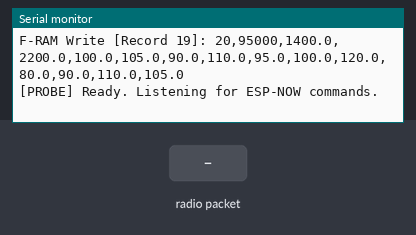
Simulated run of this sketch. Board: ESP32-C6. On the bench: the last lines printed to the serial monitor. The inputs (shaded band) are chosen by the test bench.

Above: at 2.1 s.
2.2 s: radio packet "[CMD]:CONNECT" arrives
At 2.8 s:
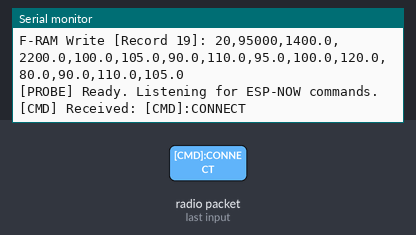
3.7 s: radio packet "[CMD]:RETRIEVE" arrives
At 4.3 s:
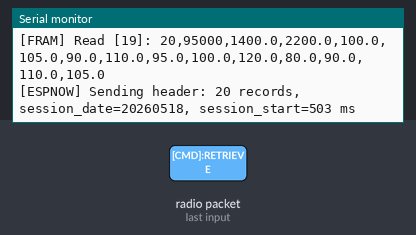
Timing chart, 0 to 6.7 s (numbered marks = the images above; inputs shaded):
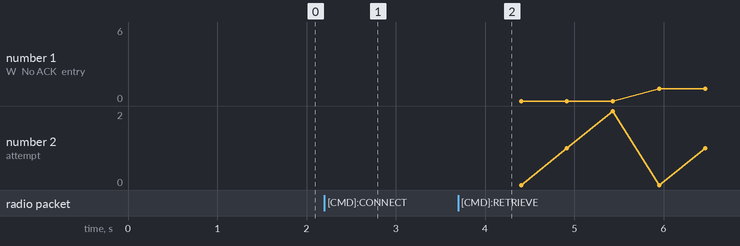

Measured:
- after the input at 2.2 s, the serial monitor: prints a new line at once (image 1)
- after the input at 3.7 s, the serial monitor: prints a new line at once (image 2)

The sketch:

Probe_NoSleep.ino
```cpp
#include <Arduino.h>
#include <WiFi.h>
#include "fram_manager.h"
#include "espnow_transfer.h"
#include "data_packet.h"

// =============================================================================
// Test sketch: probe runs continuously with no deep sleep.
// ESP-NOW is initialised immediately on boot and stays on.
// 20 dummy records are pre-loaded at startup.
// The dongle can connect and retrieve at any time via ESP-NOW commands.
// =============================================================================

#define PRELOAD_RECORDS 20

static int      record_counter     = 1;
static uint32_t session_start_time = 0;
static uint32_t session_date       = 20260518; // YYYYMMDD

int get_battery_level() { return 70; }

void log_sensor_data() {
    uint32_t ms = (uint32_t)(record_counter - 1) * 5000;
    String data = String(record_counter) + "," + String(ms) +
                  ",1400.0,2200.0,100.0,105.0,90.0,110.0,95.0,100.0,120.0,80.0,90.0,110.0,105.0";
    Serial.println("[PROBE] Logging: " + data);
    fram_write_record(data);
    record_counter++;
}

void do_offload() {
    ProbeRecord_t* records = (ProbeRecord_t*)malloc(sizeof(ProbeRecord_t) * 100);
    if (!records) {
        Serial.println("[PROBE] malloc failed.");
        return;
    }
    int count = fram_get_records(records, 100);
    if (count > 0) {
        ESPNOW_StartTransfer(records, count, session_start_time, session_date);
    } else {
        Serial.println("[PROBE] No records to send.");
    }
    free(records);

    fram_clear();
    record_counter     = 1;
    session_start_time = millis();

    Serial.printf("[PROBE] Re-loading %d records for next retrieval...\n", PRELOAD_RECORDS);
    for (int i = 0; i < PRELOAD_RECORDS; i++) {
        log_sensor_data();
    }
}

void setup() {
    Serial.begin(115200);
    delay(500);
    Serial.println("\n--- Probe NoSleep Test Mode ---");

    fram_init();
    fram_clear();
    record_counter     = 1;
    session_start_time = millis();

    if (ESPNOW_Init() != ESPNOW_OK) {
        Serial.println("[ERROR] ESP-NOW init failed. Halting.");
        while (true) delay(1000);
    }

    Serial.print("[PROBE] MAC Address: ");
    Serial.println(WiFi.macAddress());

    Serial.printf("[PROBE] Pre-loading %d records...\n", PRELOAD_RECORDS);
    for (int i = 0; i < PRELOAD_RECORDS; i++) {
        log_sensor_data();
    }

    Serial.println("[PROBE] Ready. Listening for ESP-NOW commands.");
}

void loop() {
    char cmd_buf[64];
    if (ESPNOW_GetCommand(cmd_buf, sizeof(cmd_buf))) {
        String cmd = String(cmd_buf);
        Serial.printf("[CMD] Received: %s\n", cmd_buf);

        if (cmd == "[CMD]:CONNECT") {
            char resp[32];
            snprintf(resp, sizeof(resp), "[ACK]:CONNECT,BATT:%d", get_battery_level());
            ESPNOW_SendString(resp);

        } else if (cmd == "[CMD]:RETRIEVE") {
            ESPNOW_SendString("[ACK]:RETRIEVE");
            do_offload();

        } else if (cmd == "[CMD]:DISCONNECT") {
            ESPNOW_SendString("[ACK]:DISCONNECT");
        }
    }
}
```

data_packet.h
```cpp
/**
 * data_packet.h
 * =============
 * Binary wire format shared between the ESP32-C6 probe (sender) and the
 * receiver dongle ESP32 (which forwards to the laptop Python GUI).
 *
 * All multi-byte fields are LITTLE-ENDIAN (native to ESP32 and x86).
 *
 * SESSION HEADER (sent once at start of transfer, 16 bytes):
 *   Lets the receiver know how many records to expect and when the session started.
 *
 * PROBE RECORD (62 bytes per measurement):
 *   Byte offset map (all multi-byte fields little-endian):
 *   [0]      uint8   pkt_type       — always PKT_TYPE_RECORD (0xA1)
 *   [1:5]    uint32  entry_num      — record index (0-based)
 *   [5:9]    uint32  ms_since_start — ms since session_start_ms
 *   [9:13]   float32 temperature_c  — °C
 *   [13:17]  float32 pressure_dbar  — dbar
 *   [17:21]  float32 spec1          — spectrometer ch1
 *   [21:25]  float32 spec2          — spectrometer ch2
 *   [25:29]  float32 spec3          — spectrometer ch3
 *   [29:33]  float32 spec4          — spectrometer ch4
 *   [33:37]  float32 spec5          — spectrometer ch5
 *   [37:41]  float32 spec6          — spectrometer ch6 (excitation)
 *   [41:45]  float32 spec7          — spectrometer ch7 (fluorescence)
 *   [45:49]  float32 spec8          — spectrometer ch8
 *   [49:53]  float32 spec9          — spectrometer ch9
 *   [53:57]  float32 spec10         — spectrometer ch10
 *   [57:61]  float32 spec11         — spectrometer ch11
 *   [61]     uint8   checksum       — XOR of bytes [0:61]
 *
 * Checksum: XOR of all 61 preceding bytes. Receiver rejects packet if mismatch.
 *
 * Chlorophyll-A is NOT computed onboard. The laptop derives it from:
 *   spec6 (excitation) and spec7 (fluorescence) post-hoc (SS2's ML processing step).
 *
 * ESP-NOW MTU = 250 bytes. One record (62 bytes) fits easily.
 */

#pragma once
#include <stdint.h>

// ── Packet type tags ───────────────────────────────────────────────────────
// The first byte of every ESP-NOW payload identifies what follows.
#define PKT_TYPE_HEADER   0xA0   // SessionHeader_t
#define PKT_TYPE_RECORD   0xA1   // ProbeRecord_t
#define PKT_TYPE_EOF      0xA2   // No payload — signals end of transfer
#define PKT_TYPE_ACK      0xAC   // Sent by receiver back to probe (acknowledgement)
#define PKT_TYPE_NACK     0xAE   // Sent by receiver — requests retransmit

// ── Session header ─────────────────────────────────────────────────────────
// Sent once before any records. Receiver uses record_count to track progress.
typedef struct __attribute__((packed)) {
    uint8_t  pkt_type;          // Always PKT_TYPE_HEADER (0xA0)
    uint32_t record_count;      // Total records that will follow
    uint32_t session_start_ms;  // millis() at first sensor reading this session
    uint32_t session_date;      // YYYYMMDD format
    uint8_t  firmware_version;  // Bump when wire format changes
    uint8_t  reserved[2];       // Pad to 16 bytes — set to 0
} SessionHeader_t;

// ── Per-record payload ─────────────────────────────────────────────────────
typedef struct __attribute__((packed)) {
    uint8_t  pkt_type;          // Always PKT_TYPE_RECORD (0xA1)
    uint32_t entry_num;         // Monotonically increasing record index (0-based)
    uint32_t ms_since_start;    // Milliseconds since session_start_ms
    float    temperature_c;     // °C — from sensor (SS4)
    float    pressure_dbar;     // dbar — from pressure sensor (SS4)
    float    spec1;             // Spectrometer channel 1
    float    spec2;             // Spectrometer channel 2
    float    spec3;             // Spectrometer channel 3
    float    spec4;             // Spectrometer channel 4
    float    spec5;             // Spectrometer channel 5
    float    spec6;             // Spectrometer channel 6 — excitation
    float    spec7;             // Spectrometer channel 7 — fluorescence
    float    spec8;             // Spectrometer channel 8
    float    spec9;             // Spectrometer channel 9
    float    spec10;            // Spectrometer channel 10
    float    spec11;            // Spectrometer channel 11
    uint8_t  checksum;          // XOR of all preceding bytes in this struct
} ProbeRecord_t;

// ── EOF marker ────────────────────────────────────────────────────────────
// Just the type byte — no other payload needed.
typedef struct __attribute__((packed)) {
    uint8_t pkt_type;           // Always PKT_TYPE_EOF (0xA2)
} EofMarker_t;

// ── ACK/NACK from receiver ────────────────────────────────────────────────
typedef struct __attribute__((packed)) {
    uint8_t  pkt_type;          // PKT_TYPE_ACK or PKT_TYPE_NACK
    uint32_t entry_num;         // Which record this is acknowledging / requesting retry
} ReceiverAck_t;

// =============================================================================

// Compile-time size checks
static_assert(sizeof(SessionHeader_t) == 16, "SessionHeader_t size mismatch");
static_assert(sizeof(ProbeRecord_t)   == 62, "ProbeRecord_t size mismatch");

// ── Checksum helper ───────────────────────────────────────────────────────
// XOR of all bytes in buf[0..len-1].
// For ProbeRecord_t: call with len = sizeof(ProbeRecord_t) - 1 (exclude last byte).
static inline uint8_t xor_checksum(const uint8_t* buf, uint8_t len) {
    uint8_t cs = 0;
    for (uint8_t i = 0; i < len; i++) cs ^= buf[i];
    return cs;
}

// ── Record builder ────────────────────────────────────────────────────────
// Fills and checksums a ProbeRecord_t from real-unit values.
// Call this when building records to be stored in FRAM or sent over ESP-NOW.
static inline ProbeRecord_t build_record(
    uint32_t entry_num,
    uint32_t ms_since_start,
    float    temperature_c,
    float    pressure_dbar,
    float    spec1,
    float    spec2,
    float    spec3,
    float    spec4,
    float    spec5,
    float    spec6,
    float    spec7,
    float    spec8,
    float    spec9,
    float    spec10,
    float    spec11
) {
    ProbeRecord_t r;
    r.pkt_type       = PKT_TYPE_RECORD;
    r.entry_num      = entry_num;
    r.ms_since_start = ms_since_start;
    r.temperature_c  = temperature_c;
    r.pressure_dbar  = pressure_dbar;
    r.spec1          = spec1;
    r.spec2          = spec2;
    r.spec3          = spec3;
    r.spec4          = spec4;
    r.spec5          = spec5;
    r.spec6          = spec6;
    r.spec7          = spec7;
    r.spec8          = spec8;
    r.spec9          = spec9;
    r.spec10         = spec10;
    r.spec11         = spec11;
    r.checksum       = xor_checksum((const uint8_t*)&r, sizeof(r) - 1);
    return r;
}

// ── Checksum validator ────────────────────────────────────────────────────
static inline bool record_valid(const ProbeRecord_t* r) {
    return xor_checksum((const uint8_t*)r, sizeof(*r) - 1) == r->checksum;
}
```

espnow_transfer.h
```cpp
/**
 * espnow_transfer.h
 * =================
 * Public API for the ESP-NOW data transfer subsystem (SS1).
 * Kiyuran's state machine (#include "espnow_transfer.h") calls these
 * functions after detecting the reed switch trigger.
 *
 * Typical call sequence:
 *   1. ESPNOW_Init()                          — once in setup()
 *   2. [probe dives, SS2 logs records to FRAM]
 *   3. [reed switch detected by SS2 state machine]
 *   4. ESPNOW_Init()
 *   5. ESPNOW_GetCommand()                    — check for commands from dongle
 *   6. ESPNOW_SendString()                     — send ACKs/responses
 *   7. ESPNOW_StartTransfer(records, count)   — blocks until data offload done
 *   8. ESPNOW_Deinit()
 *
 * The probe side is the ESP-NOW *sender*.
 * The receiver dongle (second ESP32, plugged into laptop) is the *receiver*.
 * The receiver's MAC address must be set in espnow_transfer.cpp before deploy.
 */

#pragma once
#include <stdint.h>
#include "data_packet.h"


// =============================================================================

// Return codes
typedef enum {
    ESPNOW_OK            = 0,
    ESPNOW_ERR_INIT      = 1,   // WiFi/ESP-NOW init failed
    ESPNOW_ERR_PEER      = 2,   // Failed to add receiver as peer
    ESPNOW_ERR_SEND      = 3,   // esp_now_send() returned error
    ESPNOW_ERR_TIMEOUT   = 4,   // No ACK from receiver within timeout
    ESPNOW_ERR_PARAM     = 5,   // Null pointer or zero count passed in
} ESPNowStatus_t;

// =============================================================================
// Init
/**
 * ESPNOW_Init()
 * Initialises WiFi in station mode and registers the ESP-NOW send/receive
 * callbacks. Also registers the receiver dongle as a peer.
 * Call once in setup() or at the start of a transfer session.
 * Safe to call again after deep sleep (re-registers peer).
 */
ESPNowStatus_t ESPNOW_Init(void);

// =============================================================================
// Deinit
/**
 * ESPNOW_Deinit()
 * Tears down ESP-NOW and powers down the WiFi radio.
 * Call before entering deep sleep to save power.
 */
int ESPNOW_Deinit(void);
bool ESPNOW_IsInitialised(void);

// =============================================================================
// Command Handling
/**
 * ESPNOW_SendString()
 * Sends a raw string (e.g. command ACK) to the dongle.
 */
ESPNowStatus_t ESPNOW_SendString(const char* msg);

/**
 * ESPNOW_GetCommand()
 * Copies the last received command string into `buf`.
 * Returns true if a command was available.
 */
bool ESPNOW_GetCommand(char* buf, int max_len);

/**
 * ESPNOW_ClearCommand()
 * Resets the internal command buffer.
 */
void ESPNOW_ClearCommand(void);

// =============================================================================
// Transfer
/**
 * ESPNOW_StartTransfer()
 * ----------------------
 * Streams `count` records to the receiver dongle, then sends an EOF marker.
 * Blocks until all records are acknowledged or a fatal error occurs.
 *
 * `records`       : pointer to array of ProbeRecord_t (from FRAM or RAM)
 * `count`         : number of records to send
 * `session_start` : millis() at the first sensor reading — included in header
 * `session_date`  : YYYYMMDD format session identifier
 *
 * Returns ESPNOW_OK if all records were delivered and acknowledged.
 *
 * Retransmit policy: each record is retried up to ESPNOW_MAX_RETRIES times
 * if no ACK is received within ESPNOW_ACK_TIMEOUT_MS. After that the record
 * is skipped (receiver detects gap via entry_num jump) and transfer continues.
 */
ESPNowStatus_t ESPNOW_StartTransfer(
    const ProbeRecord_t* records,
    uint32_t             count,
    uint32_t             session_start_ms,
    uint32_t             session_date
);

// =============================================================================
```

fram_manager.cpp
```cpp
#include "fram_manager.h"

#define MAX_RECORDS      100
#define MAX_PAYLOAD_SIZE 128

// Plain RAM — no deep sleep persistence needed in this sketch
static int  fram_record_count = 0;
static char simulated_fram[MAX_RECORDS][MAX_PAYLOAD_SIZE];

void fram_init() {
    Serial.println("F-RAM HAL: Initialised (simulated in RAM).");
}

void fram_write_record(String payload) {
    if (fram_record_count < MAX_RECORDS) {
        payload.toCharArray(simulated_fram[fram_record_count], MAX_PAYLOAD_SIZE);
        Serial.print("F-RAM Write [Record ");
        Serial.print(fram_record_count);
        Serial.print("]: ");
        Serial.println(simulated_fram[fram_record_count]);
        fram_record_count++;
    } else {
        Serial.println("F-RAM Write Error: Memory Full!");
    }
}

int fram_get_records(ProbeRecord_t* out_records, int max_records) {
    int count = 0;
    for (int i = 0; i < fram_record_count && count < max_records; i++) {
        uint32_t entry_num, time_ms;
        float temp, pressure;
        float spec[11];

        Serial.print("[FRAM] Read [");
        Serial.print(i);
        Serial.print("]: ");
        Serial.println(simulated_fram[i]);

        int parsed = sscanf(simulated_fram[i],
                            "%u,%u,%f,%f,%f,%f,%f,%f,%f,%f,%f,%f,%f,%f,%f",
                            &entry_num, &time_ms, &temp, &pressure,
                            &spec[0], &spec[1], &spec[2], &spec[3], &spec[4],
                            &spec[5], &spec[6], &spec[7], &spec[8], &spec[9], &spec[10]);

        if (parsed == 15) {
            out_records[count] = build_record(
                entry_num, time_ms, temp, pressure,
                spec[0], spec[1], spec[2], spec[3], spec[4],
                spec[5], spec[6], spec[7], spec[8], spec[9], spec[10]);
            count++;
        } else {
            Serial.println("F-RAM Read Error: Failed to parse 15 values.");
        }
    }
    return count;
}

void fram_clear() {
    fram_record_count = 0;
    Serial.println("F-RAM Memory Cleared.");
}
```

fram_manager.h
```cpp
#ifndef FRAM_MANAGER_H
#define FRAM_MANAGER_H

#include <Arduino.h>
#include "data_packet.h"

void fram_init();
void fram_write_record(String payload);
int  fram_get_records(ProbeRecord_t* out_records, int max_records);
void fram_clear();

#endif
```

Source omitted: espnow_transfer.cpp (9469 bytes)
